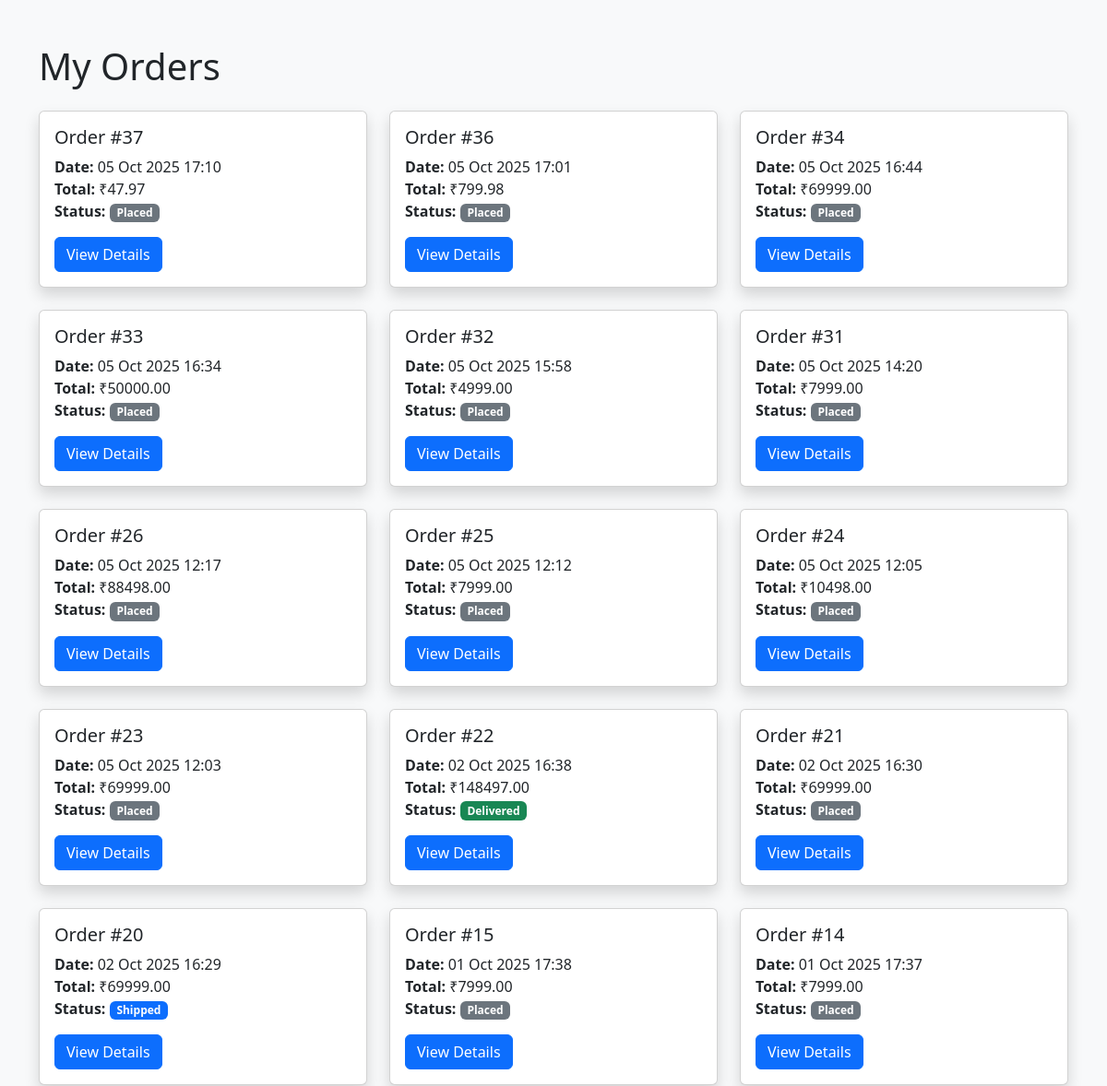
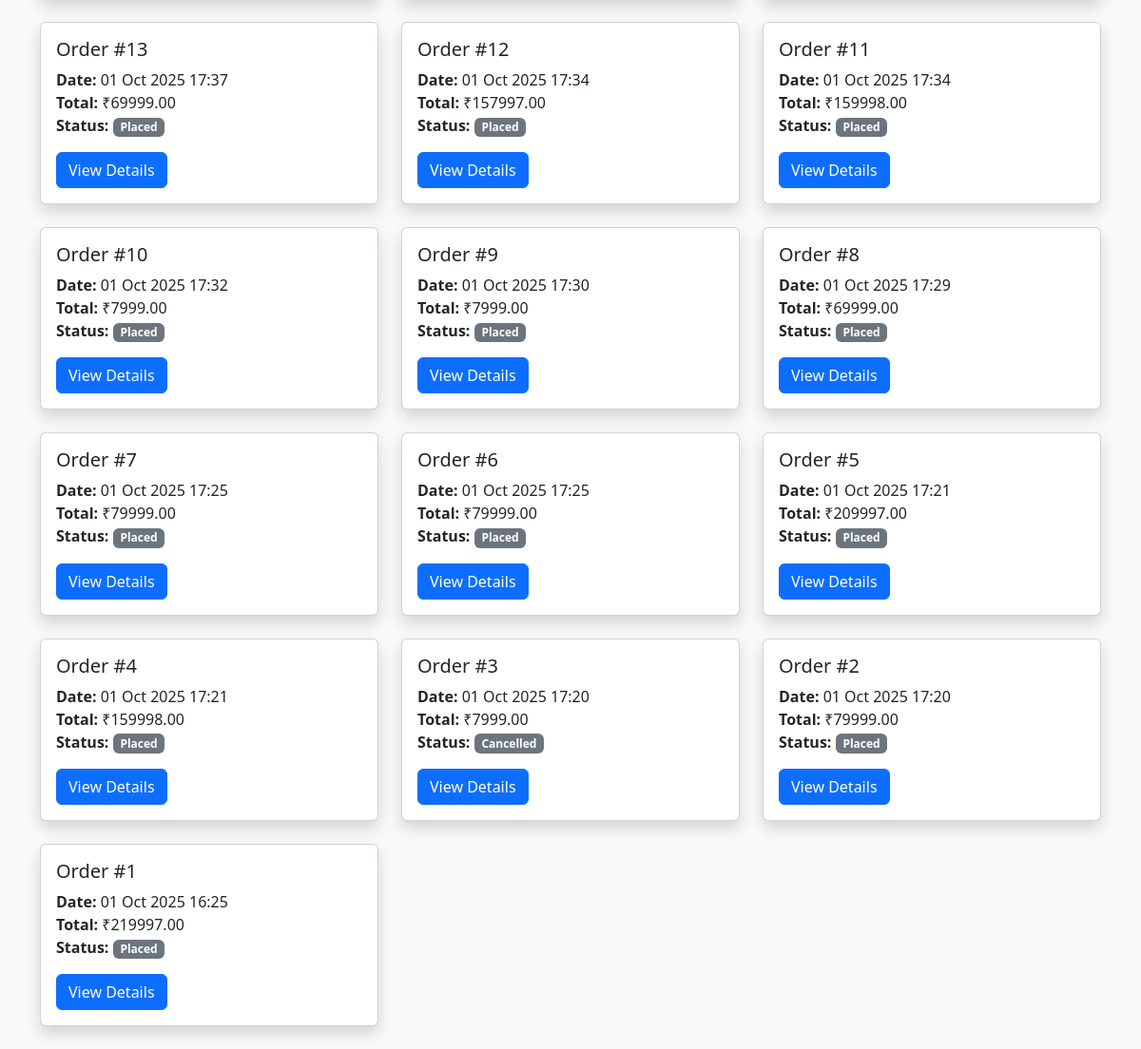
/my-orders/ (signed in), run on the app's committed database (2 pictures, top to bottom).
### shop/models.py (models this page shows, shortened)
class Order(models.Model):
    user = models.ForeignKey(User, on_delete=models.CASCADE)
    created_at = models.DateTimeField(auto_now_add=True)
    complete = models.BooleanField(default=False)
    STATUS_CHOICES = [
        ('Placed', 'Placed'),
        ('Processing', 'Processing'),
        ('Shipped', 'Shipped'),
        ('Delivered', 'Delivered'),
        ('Cancelled', 'Cancelled'),
    ]
    status = models.CharField(max_length=20, choices=STATUS_CHOICES, default='Placed')  # New field
    @property
    def get_total(self):
        return sum(item.product.price * item.quantity for item in self.items.all())

class OrderItem(models.Model):
    order = models.ForeignKey(Order, related_name="items", on_delete=models.CASCADE)
    product = models.ForeignKey(Product, on_delete=models.CASCADE)
    quantity = models.IntegerField(default=1)

class Product(models.Model):
    category = models.ForeignKey(Category, on_delete=models.CASCADE, related_name='products')
    name = models.CharField(max_length=200)
    description = models.TextField()
    price = models.DecimalField(max_digits=10, decimal_places=2)
    stock = models.PositiveIntegerField()
    image_url = models.URLField(blank=True, null=True)
    available = models.BooleanField(default=True)
    created_at = models.DateTimeField(auto_now_add=True)

### shop/views.py (the view)
# urls.py: path('my-orders/', my_orders, name='my_orders'),
@login_required
def my_orders(request):
    orders = Order.objects.filter(user=request.user, complete=True).order_by('-created_at')
    return render(request, 'shop/my_orders.html', {'orders': orders})

### shop/templates/shop/my_orders.html (shortened to what this page needs)
<!DOCTYPE html>
<html lang="en">
<head>
    <link href="https://cdn.jsdelivr.net/npm/bootstrap@5.3.0/dist/css/bootstrap.min.css" rel="stylesheet">
</head>
<body class="bg-light">
    <div class="container mt-5">
        <h1 class="mb-4">My Orders</h1>
        {% if orders %}
            <div class="row">
                {% for order in orders %}
                    <div class="col-md-6 col-lg-4 mb-4">
                        <div class="card h-100 shadow">
                            <div class="card-body">
                                <h5 class="card-title">Order #{{ order.id }}</h5>
                                <p class="card-text">
                                    <strong>Date:</strong> {{ order.created_at|date:"d M Y H:i" }}<br>
                                    <strong>Total:</strong> ₹{{ order.get_total }}<br>
                                    <strong>Status:</strong>
                                    <span class="badge bg-{% if order.status == 'Delivered' %}success{% elif order.status == 'Shipped' %}primary{% elif order.status == 'Processing' %}warning{% else %}secondary{% endif %}">
                                        {{ order.status }}
                                    </span>
                                </p>
                                <a href="{% url 'order_detail' order.id %}" class="btn btn-primary">View Details</a>
                            </div>
                        </div>
                    </div>
                {% endfor %}
            </div>
        {% endif %}
    </div>
</body>
</html>

### data on the page
Order: id "37", created_at "05 Oct 2025 17:10", get_total "47.97", status "Placed"
Order: id "36", created_at "05 Oct 2025 17:01", get_total "799.98", status "Placed"
Order: id "34", created_at "05 Oct 2025 16:44", get_total "69999.00", status "Placed"
Order: id "33", created_at "05 Oct 2025 16:34", get_total "50000.00", status "Placed"
Order: id "32", created_at "05 Oct 2025 15:58", get_total "4999.00", status "Placed"
Order: id "31", created_at "05 Oct 2025 14:20", get_total "7999.00", status "Placed"
Order: id "26", created_at "05 Oct 2025 12:17", get_total "88498.00", status "Placed"
Order: id "25", created_at "05 Oct 2025 12:12", get_total "7999.00", status "Placed"
Order: id "24", created_at "05 Oct 2025 12:05", get_total "10498.00", status "Placed"
Order: id "23", created_at "05 Oct 2025 12:03", get_total "69999.00", status "Placed"
Order: id "22", created_at "02 Oct 2025 16:38", get_total "148497.00", status "Delivered"
Order: id "21", created_at "02 Oct 2025 16:30", get_total "69999.00", status "Placed"
Order: id "20", created_at "02 Oct 2025 16:29", get_total "69999.00", status "Shipped"
Order: id "15", created_at "01 Oct 2025 17:38", get_total "7999.00", status "Placed"
Order: id "14", created_at "01 Oct 2025 17:37", get_total "7999.00", status "Placed"
Order: id "13", created_at "01 Oct 2025 17:37", get_total "69999.00", status "Placed"
Order: id "12", created_at "01 Oct 2025 17:34", get_total "157997.00", status "Placed"
Order: id "11", created_at "01 Oct 2025 17:34", get_total "159998.00", status "Placed"
Order: id "10", created_at "01 Oct 2025 17:32", get_total "7999.00", status "Placed"
Order: id "9", created_at "01 Oct 2025 17:30", get_total "7999.00", status "Placed"
Order: id "8", created_at "01 Oct 2025 17:29", get_total "69999.00", status "Placed"
Order: id "7", created_at "01 Oct 2025 17:25", get_total "79999.00", status "Placed"
Order: id "6", created_at "01 Oct 2025 17:25", get_total "79999.00", status "Placed"
Order: id "5", created_at "01 Oct 2025 17:21", get_total "209997.00", status "Placed"
Order: id "4", created_at "01 Oct 2025 17:21", get_total "159998.00", status "Placed"
Order: id "3", created_at "01 Oct 2025 17:20", get_total "7999.00", status "Cancelled"
Order: id "2", created_at "01 Oct 2025 17:20", get_total "79999.00", status "Placed"
Order: id "1", created_at "01 Oct 2025 16:25", get_total "219997.00", status "Placed"
